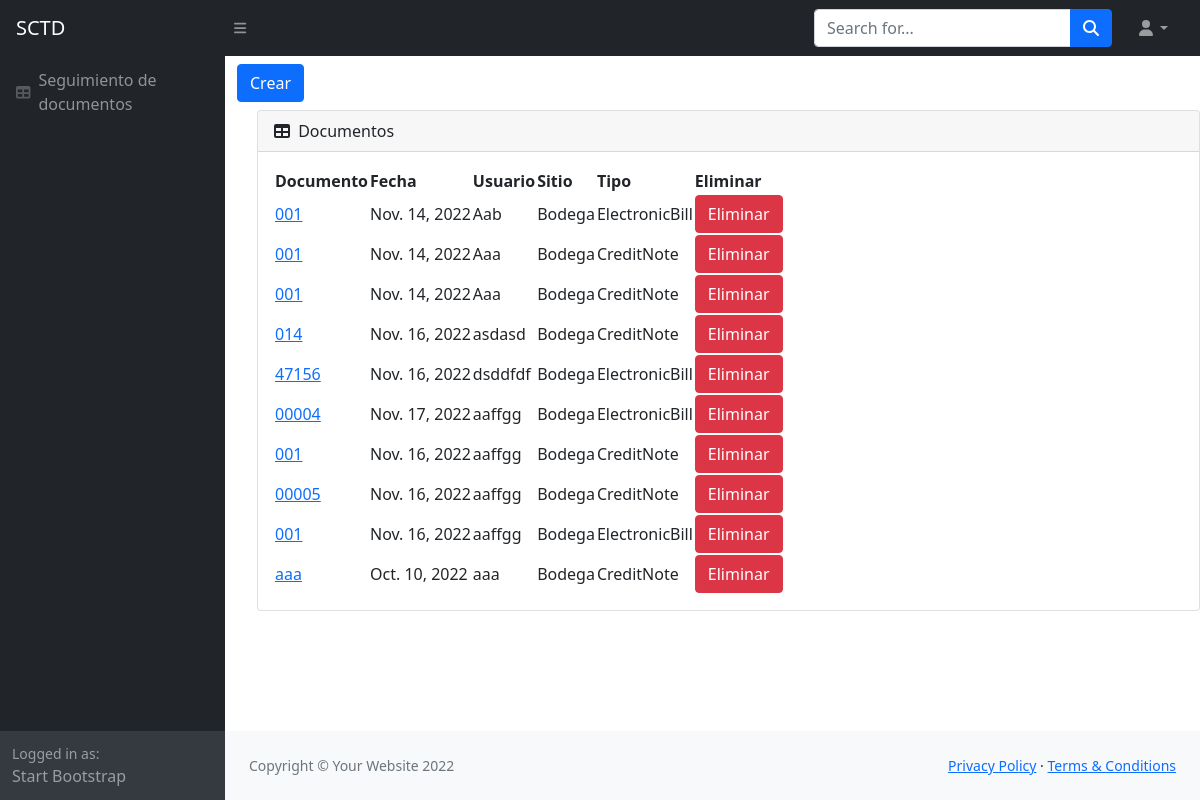
/tracking_list.html/, run on an earlier commit of the app's database.
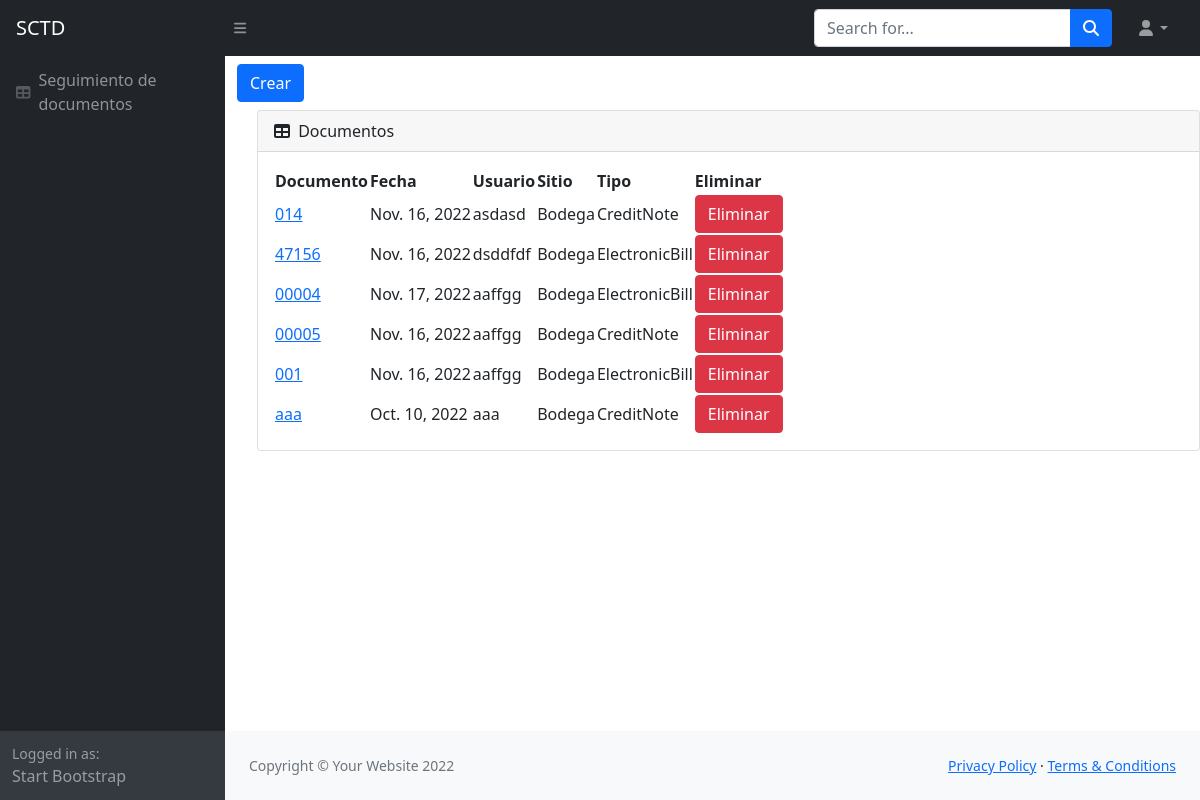
And on a later commit of the database.
### Tracking/models.py (models this page shows, shortened)
class TrackDocument(models.Model):
    document = models.CharField(max_length=50)
    date = models.DateField()
    user = models.CharField(max_length=50)
    site = models.ForeignKey('Site', on_delete=models.CASCADE)
    type = models.CharField(
        max_length=20,
        choices=DOCUMENT_CHOICES,
    )

class Site(models.Model):
    name = models.CharField(max_length=50)
    coordinates = models.CharField(max_length=50)
    description = models.CharField(max_length=50)
    def __str__(self):
        return self.name

### Tracking/views.py (the view)
# urls.py: path('tracking_list.html/', views.document_list.as_view(template_name="tracking_list.html"), name='documents'),
class document_list(ListView):
    model = TrackDocument
    paginate_by = 100
    def get_context_data(self, **kwargs):
        context = super().get_context_data(**kwargs)
        context['now'] = timezone.now()
        return context

### templates/tracking_list.html (shortened to what this page needs)
{% extends 'Tracking/index.html' %}
{% block content %}
  <head>
  </head>
<body>
    <div class="container">
        <a class="btn btn-primary" href="tracking.html" role="button">Crear</a>
    </div>
    <ul>
    <div class="card mb-4">
        <div class="card-header">
            <i class="fas fa-table me-1"></i>
            Documentos
        </div>
        <div class="card-body">
            <table id="datatablesSimple">
                <thead>
                    <tr>
                        <th>Documento</th>
                        <th>Fecha</th>
                        <th>Usuario</th>
                        <th>Sitio</th>
                        <th>Tipo</th>
                        <th>Eliminar</th>
                    </tr>
                </thead>
                <tbody>
                    {% for obj in object_list %}
                        <form method="POST" action="eliminate/{{obj.id}}">
                            <tr>
                                <td><a href="update_documents.html/{{ obj.id }}">{{ obj.document }}</a></td>
                                <td>{{ obj.date }}</td>
                                <td>{{ obj.user }}</td>
                                <td>{{ obj.site }}</td>
                                <td>{{ obj.type }}</td>
                                <td><button class="btn btn-danger" onclick="return eliminate();" type="submit">Eliminar</button></td>
                            </tr>
                        </form>
                    {% endfor %}
                </tbody>
            </table>
        </div>
    </div>
    </ul>
    {% endblock %}

What changed in the data, as far as the page shows it:
removed TrackDocument: document "001", date "Nov. 14, 2022", user "Aab", site "Bodega", type "ElectronicBill"
removed TrackDocument: document "001", date "Nov. 14, 2022", user "Aaa", site "Bodega", type "CreditNote"
removed TrackDocument: document "001", date "Nov. 14, 2022", user "Aaa", site "Bodega", type "CreditNote"
removed TrackDocument: document "001", date "Nov. 16, 2022", user "aaffgg", site "Bodega", type "CreditNote"
